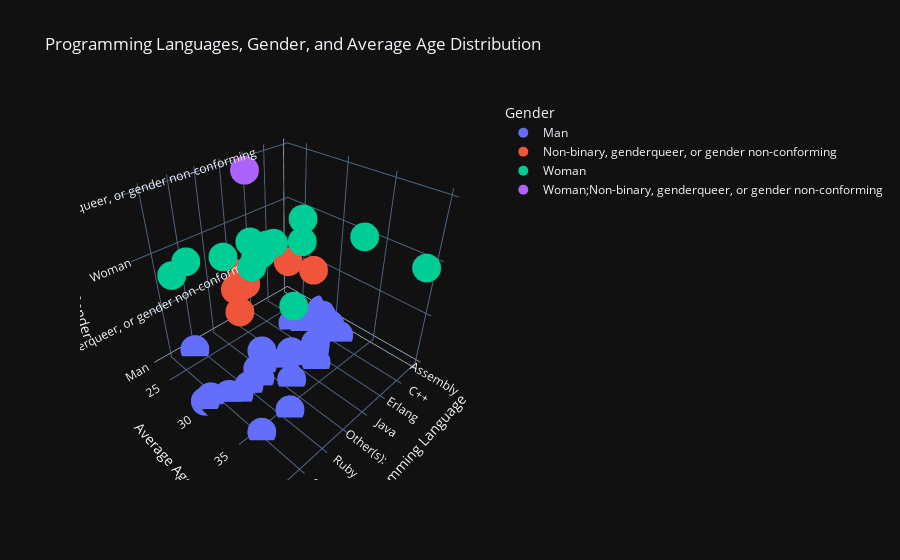

The code cell stored with this chart in its notebook:
### Code cell
# Veri Yükleme
file_path = '/Users/iremnilcicek/Desktop/Demographics and technologies normalised Data.csv'
data = pd.read_csv(file_path)

# Eksik Verileri İnceleme ve Temizleme
data = data.dropna(subset=['Age', 'Gender', 'LanguageWorkedWith'])  # Eksik yaş, cinsiyet veya programlama dili olanları çıkarıyoruz

# Gerekli Sütunları Seçme
data = data[['Gender', 'Age', 'LanguageWorkedWith']]

# Programlama Dilleri Sütununu Ayrıştırma
data = data.assign(LanguageWorkedWith=data['LanguageWorkedWith'].str.split(';'))  # Dilleri ayırıyoruz

data = data.explode('LanguageWorkedWith')  # Her dili ayrı bir satıra dönüştürüyoruz

# Cinsiyete ve Programlama Diline Göre Yaş Ortalaması
grouped_data = data.groupby(['Gender', 'LanguageWorkedWith'])['Age'].mean().reset_index()

# 3D Görselleştirme
fig = px.scatter_3d(
    grouped_data,
     x='LanguageWorkedWith',
    y='Age',
    z='Gender',
    color='Gender',
    title='Programming Languages, Gender, and Average Age Distribution',
    labels={
        'LanguageWorkedWith': 'Programming Language',
        'Age': 'Average Age',
        'Gender': 'Gender'
    },
    template='plotly_dark'
)

# Grafik Ayarları
fig.update_traces(marker=dict(size=10))  # Nokta boyutları
fig.update_layout(scene=dict(
    xaxis_title='Programming Language',
    yaxis_title='Average Age',
    zaxis_title='Gender'
))

fig.show()

### Figure 1 — Plotly figure (JSON) as saved in the notebook; plotly's stock layout.template omitted (floating-point values rounded to 4 significant figures)
{"data": [{"hovertemplate": "Gender=%{z}<br>Programming Language=%{x}<br>Average Age=%{y}<extra></extra>", "legendgroup": "Man", "marker": {"color": "#636efa", "size": 10, "symbol": "circle"}, "mode": "markers", "name": "Man", "scene": "scene", "showlegend": true, "type": "scatter3d", "x": ["Assembly", "Bash/Shell/PowerShell", "C", "C#", "C++", "Clojure", "Dart", "Elixir", "Erlang", "F#", "Go", "HTML/CSS", "Java", "JavaScript", "Kotlin", "Objective-C", "Other(s):", "PHP", "Python", "R", "Ruby", "Rust", "SQL", "Scala", "Swift", "TypeScript", "VBA"], "y": [28.25, 28.96, 30.59, 32.36, 30.79, 28.67, 27.67, 31.5, 32, 32, 33.36, 30.63, 31.29, 31.11, 28.5, 33.29, 30, 30.07, 31.09, 35.67, 31.08, 23.67, 31.22, 30.6, 35.67, 29.69, 29.78], "z": ["Man", "Man", "Man", "Man", "Man", "Man", "Man", "Man", "Man", "Man", "Man", "Man", "Man", "Man", "Man", "Man", "Man", "Man", "Man", "Man", "Man", "Man", "Man", "Man", "Man", "Man", "Man"]}, {"hovertemplate": "Gender=%{z}<br>Programming Language=%{x}<br>Average Age=%{y}<extra></extra>", "legendgroup": "Non-binary, genderqueer, or gender non-conforming", "marker": {"color": "#EF553B", "size": 10, "symbol": "circle"}, "mode": "markers", "name": "Non-binary, genderqueer, or gender non-conforming", "scene": "scene", "showlegend": true, "type": "scatter3d", "x": ["C", "C#", "HTML/CSS", "Java", "JavaScript", "Kotlin", "PHP"], "y": [28, 25, 23, 25, 25, 25, 28], "z": ["Non-binary, genderqueer, or gender non-conforming", "Non-binary, genderqueer, or gender non-conforming", "Non-binary, genderqueer, or gender non-conforming", "Non-binary, genderqueer, or gender non-conforming", "Non-binary, genderqueer, or gender non-conforming", "Non-binary, genderqueer, or gender non-conforming", "Non-binary, genderqueer, or gender non-conforming"]}, {"hovertemplate": "Gender=%{z}<br>Programming Language=%{x}<br>Average Age=%{y}<extra></extra>", "legendgroup": "Woman", "marker": {"color": "#00cc96", "size": 10, "symbol": "circle"}, "mode": "markers", "name": "Woman", "scene": "scene", "showlegend": true, "type": "scatter3d", "x": ["Bash/Shell/PowerShell", "C", "C#", "Erlang", "HTML/CSS", "Java", "JavaScript", "Kotlin", "Objective-C", "PHP", "Python", "R", "SQL", "TypeScript"], "y": [33.33, 40, 27, 30, 28.4, 28.2, 26.78, 29, 29, 30, 27.12, 36, 25.57, 26.5], "z": ["Woman", "Woman", "Woman", "Woman", "Woman", "Woman", "Woman", "Woman", "Woman", "Woman", "Woman", "Woman", "Woman", "Woman"]}, {"hovertemplate": "Gender=%{z}<br>Programming Language=%{x}<br>Average Age=%{y}<extra></extra>", "legendgroup": "Woman;Non-binary, genderqueer, or gender non-conforming", "marker": {"color": "#ab63fa", "size": 10, "symbol": "circle"}, "mode": "markers", "name": "Woman;Non-binary, genderqueer, or gender non-conforming", "scene": "scene", "showlegend": true, "type": "scatter3d", "x": ["HTML/CSS"], "y": [25], "z": ["Woman;Non-binary, genderqueer, or gender non-conforming"]}], "layout": {"legend": {"title": {"text": "Gender"}, "tracegroupgap": 0}, "scene": {"domain": {"x": [0, 1], "y": [0, 1]}, "xaxis": {"title": {"text": "Programming Language"}}, "yaxis": {"title": {"text": "Average Age"}}, "zaxis": {"categoryarray": ["Man", "Non-binary, genderqueer, or gender non-conforming", "Woman", "Woman;Non-binary, genderqueer, or gender non-conforming"], "categoryorder": "array", "title": {"text": "Gender"}}}, "title": {"text": "Programming Languages, Gender, and Average Age Distribution"}}}
